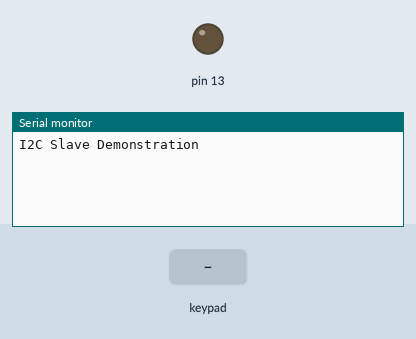
This sketch was run on a simulated Arduino Uno, built with avr-gcc and run on an emulated ATmega328P. Shown: output pins drawn as LEDs (lit = HIGH), the last lines printed to the serial monitor. The inputs (shaded band) are chosen by the test bench.

Above: at 1.2 s.
1.3 s: key '1' pressed
At 2.5 s:
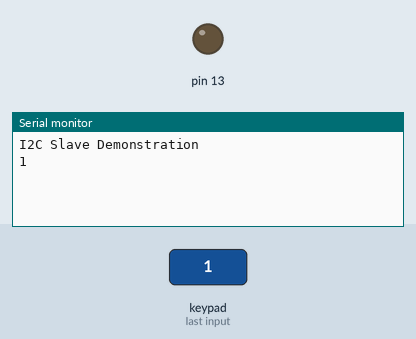
2.8 s: keypad keys 5 4 3 2 # pressed 0.4 s apart
At 5.3 s:
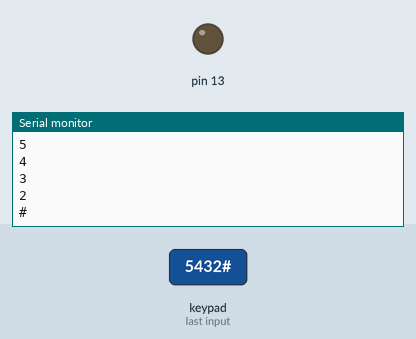
6.3 s: key 'A' pressed
At 7.5 s:
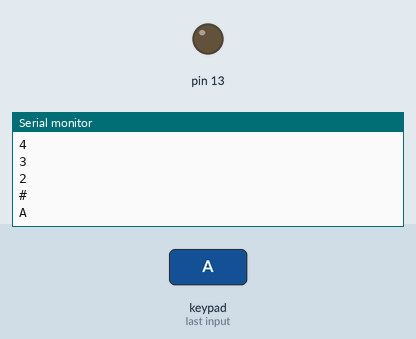
7.8 s: keypad keys 5 4 3 2 * pressed 0.4 s apart
At 10.3 s:
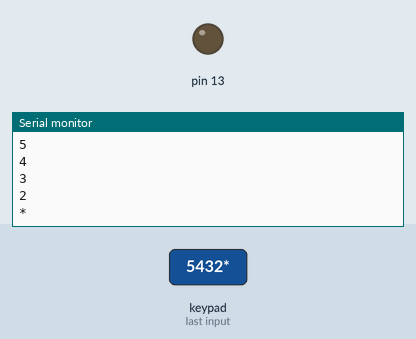
11.3 s: key 'B' pressed
At 12.5 s:
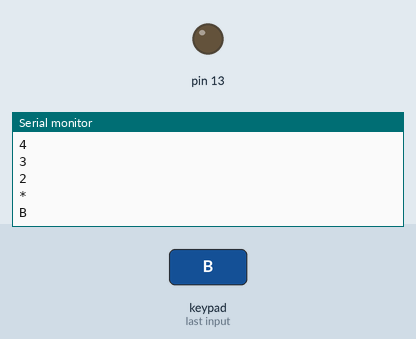
12.8 s: keypad keys 5 4 3 2 D pressed 0.4 s apart
At 15.3 s:
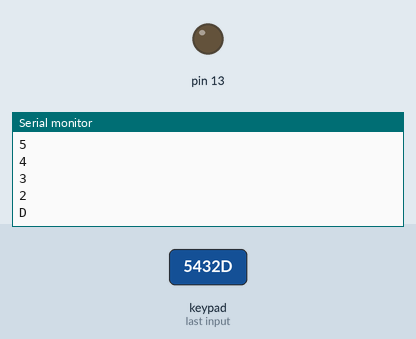
Timing chart, 0 to 16.8 s (numbered marks = the images above; inputs shaded):
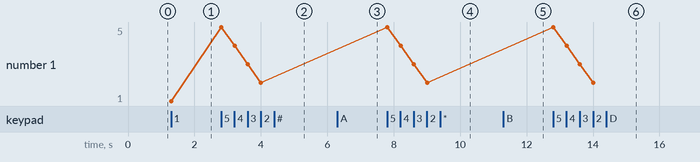

The sketch:

Slave_1.ino
```cpp
/*
Group #52
Group Members
Victor Savage - vsava3@uic.edu
Micah Olugbamila -  oolug4@uic.edu
Maryann Olugbamila - aolug3@uic.edu

PROJECT -
DEADLOCK

ABSTRACT -
This project implements a versatile
safe-box lock system that enhances
security through dual authentication
methods. Users gain access by
providing either a passcode or a
fingerprint scan, similar to modern
mobile devices. This system offers
these key features: Enhanced Security,
User Convenience, and Potential for
Customization.

*/
/*
This Slave would handle keypad connections

*/
// Include Arduino Wire library for I2C
#include <Wire.h>
#include <Keypad.h>

// Define Slave I2C Address
#define SLAVE_ADDR 9

// Define Slave answer size
#define ANSWERSIZE 4

//setup keypad
const byte ROWS = 4; //four rows
const byte COLS = 4; //four columns
char keys[ROWS][COLS] = {
  {'1','2','3','A'},
  {'4','5','6','B'},
  {'7','8','9','C'},
  {'*','0','#','D'}
};

byte rowPins[ROWS] = {5, 4, 3, 2}; //connect to the row pinouts of the keypad
byte colPins[COLS] = {9, 8, 7, 6}; //connect to the column pinouts of the keypad

Keypad keypad = Keypad( makeKeymap(keys), rowPins, colPins, ROWS, COLS );


// Define string with response to Master;
char keyToSend= ' ';

void setup() {

  // Initialize I2C communications as Slave
  Wire.begin(SLAVE_ADDR);

  // Function to run when data requested from master
  Wire.onRequest(requestEvent);
  pinMode(13, OUTPUT);

  // Function to run when data received from master
  Wire.onReceive(receiveEvent);

  // Setup Serial Monitor
  Serial.begin(9600);
  Serial.println("I2C Slave Demonstration");
}

void receiveEvent() {

}

void requestEvent() {

  if(keyToSend != ' '){
    byte response = (byte) keyToSend;
    Wire.write(response);
    Serial.println("Sent");
    keyToSend= ' ';

  }

}

void loop() {

  char key = keypad.getKey();

  if (key){
    keyToSend = key;

    Serial.println(keyToSend);

  }
}
```

Measured:
- after the input at 1.3 s, the serial monitor: prints a new line at once (image 1)
- after the input at 2.8 s, the serial monitor: prints a new line at once (image 2)
- after the input at 6.3 s, the serial monitor: prints a new line at once (image 3)
- after the input at 7.8 s, the serial monitor: prints a new line at once (image 4)
- after the input at 11.3 s, the serial monitor: prints a new line at once (image 5)
- after the input at 12.8 s, the serial monitor: prints a new line at once (image 6)
